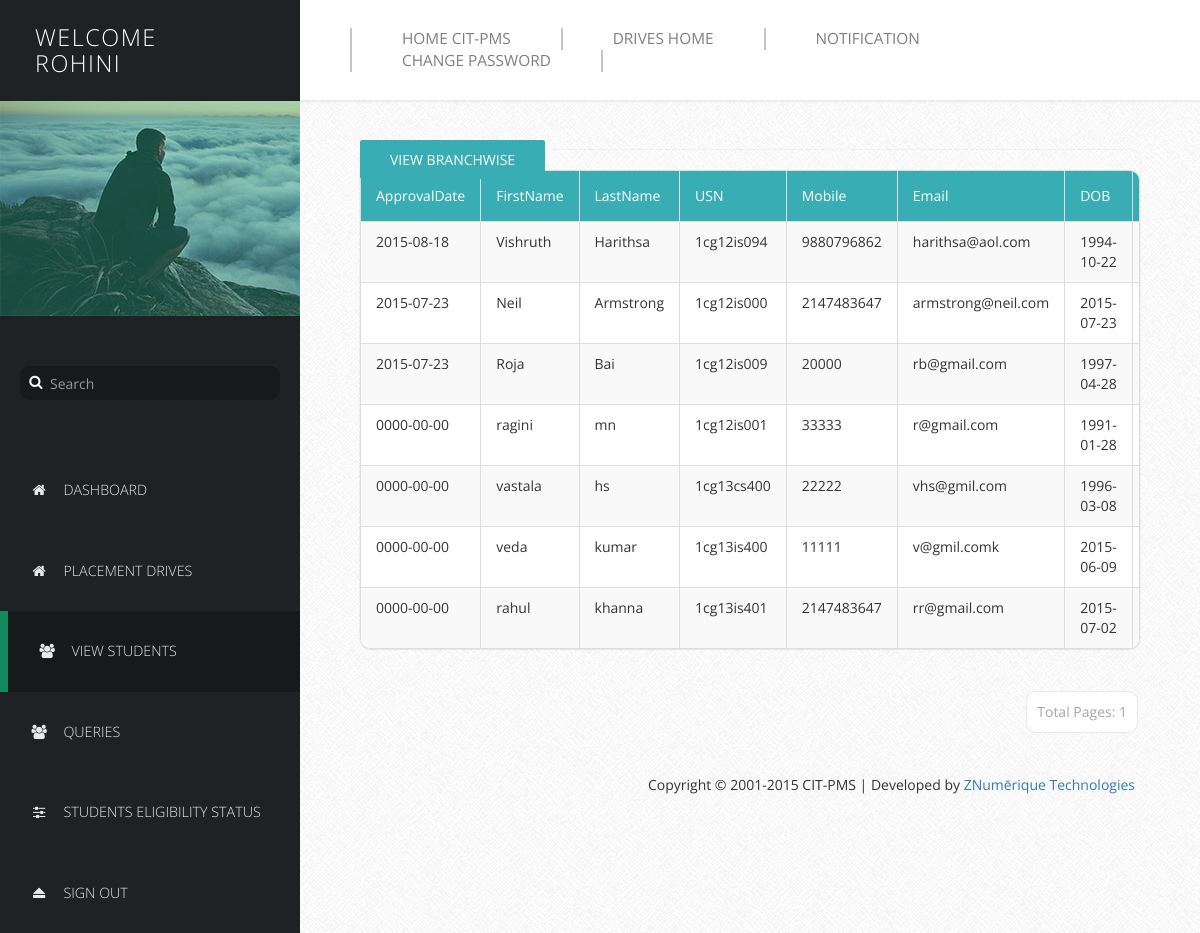
Page /Profilers/PProfile/manage-users.php (signed in) on the committed database.
### tables this page shows
CREATE TABLE IF NOT EXISTS `basicdetails` (
  `Id` int(11) NOT NULL AUTO_INCREMENT,
  `FirstName` varchar(25) NOT NULL,
  `LastName` varchar(25) NOT NULL,
  `USN` varchar(10) NOT NULL,
  `Mobile` bigint(11) NOT NULL,
  `Email` varchar(255) NOT NULL,
  `DOB` date NOT NULL,
  `Sem` int(11) NOT NULL,
  `Branch` varchar(15) NOT NULL,
  `SSLC` float NOT NULL,
  `PU/Dip` float NOT NULL,
  `BE` float NOT NULL,
  `Backlogs` int(11) NOT NULL,
  `HofBacklogs` tinyint(1) NOT NULL,
  `DetainYears` int(11) NOT NULL,
  `Approve` tinyint(1) NOT NULL DEFAULT '0',
  `ApprovalDate` date NOT NULL,
  PRIMARY KEY (`USN`),
  UNIQUE KEY `Id` (`Id`),
  UNIQUE KEY `USN_2` (`USN`,`Mobile`,`Email`)
);

### Profilers/PProfile/manage-users.php (the view, shortened to what this page needs)
<?php
  $conn = new mysqli("localhost", "root", "peter@272105", "details");
  $table_columns = array();
  $columns_result = $conn->query("SHOW COLUMNS FROM basicdetails");
  if ($columns_result) {
    while ($column = $columns_result->fetch_assoc()) {
      $table_columns[] = $column['Field'];
    }
  }
  $approve_column = null;
  $approval_candidates = ['Approve', 'Approved', 'Approval', 'IsApproved', 'Status'];
  foreach ($approval_candidates as $candidate) {
    if (in_array($candidate, $table_columns)) {
      $approve_column = $candidate;
      break;
    }
  }
  $date_column = null;
  $date_candidates = ['ApprovalDate', 'Date', 'CreatedDate', 'RegisteredDate', 'JoinDate', 'Updated'];
  foreach ($date_candidates as $candidate) {
    if (in_array($candidate, $table_columns)) {
      $date_column = $candidate;
      break;
    }
  }
?>
<!DOCTYPE html>
<html lang="en">
  <head>
    <link href="css/font-awesome.min.css" rel="stylesheet">
    <link href="css/bootstrap.min.css" rel="stylesheet">
    <link href="css/templatemo-style.css" rel="stylesheet">
  </head>
  <body>
    <div class="templatemo-flex-row">
      <div class="templatemo-sidebar">
        <header class="templatemo-site-header">
          <?php
            $Welcome = "Welcome";
            echo "<h1>" . $Welcome . "<br>". $_SESSION['pusername']. "</h1>";
            echo "<br>";
          ?>
        </header>
        <div class="profile-photo-container">
          <img src="images/profile-photo.jpg" alt="Profile Photo" class="img-responsive">
          <div class="profile-photo-overlay"></div>
        </div>
        <form class="templatemo-search-form" role="search">
          <div class="input-group">
            <button type="submit" class="fa fa-search"></button>
            <input type="text" class="form-control" placeholder="Search" name="srch-term" id="srch-term">
          </div>
        </form>
        <nav class="templatemo-left-nav">
          <ul>
            <li><a href="login.php"><i class="fa fa-home fa-fw"></i>Dashboard</a></li>
            <li><a href="Placement Drives.php"><i class="fa fa-home fa-fw"></i>Placement Drives</a></li>
            <li><a href="#" class="active"><i class="fa fa-users fa-fw"></i>View Students</a></li>
            <li><a href="queries.php"><i class="fa fa-users fa-fw"></i>Queries</a></li>
            <li><a href="Students Eligibility.php"><i class="fa fa-sliders fa-fw"></i>Students Eligibility Status</a></li>
            <li><a href="logout.php"><i class="fa fa-eject fa-fw"></i>Sign Out</a></li>
          </ul>
        </nav>
      </div>
      <div class="templatemo-content col-1 light-gray-bg">
        <div class="templatemo-top-nav-container">
          <div class="row">
            <nav class="templatemo-top-nav col-lg-12 col-md-12">
              <ul class="text-uppercase">
                <li><a href="../../Homepage/index.php">Home CIT-PMS</a></li>
                <li><a href="../../Drives/index.php">Drives Home</a></li>
                <li><a href="Notif.php">Notification</a></li>
                <li><a href="Change Password.php">Change Password</a></li>
              </ul>
            </nav>
          </div>
        </div>
        <div class="templatemo-content-container">
          <div class="templatemo-content-widget no-padding">
            <a href="bgo.php" class="templatemo-blue-button">View Branchwise</a>
            <div class="panel panel-default table-responsive">
              <table class="table table-striped table-bordered templatemo-user-table">
                <thead>
                  <tr>
                    <?php
                    $display_headers = ['ApprovalDate', 'FirstName', 'LastName', 'USN', 'Mobile',
                                       'Email', 'DOB', 'Sem', 'Branch', 'SSLC', 'PU/Dip', 'BE',
                                       'Backlogs', 'HofBacklogs', 'DetainYears'];
                    foreach ($display_headers as $header) {
                      echo '<td><a class="white-text templatemo-sort-by">' . $header . '</a></td>';
                    }
                    ?>
                  </tr>
                </thead>
                <tbody>
                  <?php
                    $num_rec_per_page = 15;
                    if (isset($_GET["page"])) {
                      $page = $_GET["page"];
                    } else {
                      $page = 1;
                    }
                    $start_from = ($page-1) * $num_rec_per_page;
                    if ($approve_column) {
                      if ($date_column) {
                        $sql = "SELECT * FROM basicdetails WHERE $approve_column='1' ORDER BY $date_column DESC LIMIT ?, ?";
                      } else {
                        $sql = "SELECT * FROM basicdetails WHERE $approve_column='1' LIMIT ?, ?";
                      }
                    } else {
                      if ($date_column) {
                        $sql = "SELECT * FROM basicdetails ORDER BY $date_column DESC LIMIT ?, ?";
                      } else {
                        $sql = "SELECT * FROM basicdetails LIMIT ?, ?";
                      }
                    }
                    try {
                      $stmt = $conn->prepare($sql);
                      $stmt->bind_param("ii", $start_from, $num_rec_per_page);
                      $stmt->execute();
                      $result = $stmt->get_result();
                      if ($result) {
                        while ($row = $result->fetch_assoc()) {
                          echo "<tr>";
                          foreach ($display_headers as $header) {
                            echo "<td>" . (isset($row[$header]) ? htmlspecialchars($row[$header]) : 'N/A') . "</td>";
                          }
                          echo "</tr>";
                        }
                      }
                    } catch (Exception $e) {
                      echo '<tr><td colspan="15">Error retrieving data: ' . $e->getMessage() . '</td></tr>';
                    }
                  ?>
                </tbody>
              </table>
            </div>
          </div>
          <div class="pagination-wrap">
            <ul class="pagination">
              <?php
                if ($approve_column) {
                  $sql_count = "SELECT COUNT(*) as total FROM basicdetails WHERE $approve_column='1'";
                } else {
                  $sql_count = "SELECT COUNT(*) as total FROM basicdetails";
                }
                try {
                  $result_count = $conn->query($sql_count);
                  $row_count = $result_count->fetch_assoc();
                  $total_records = $row_count['total'];
                  $totalpage = ceil($total_records / $num_rec_per_page);
                  $currentpage = (isset($_GET['page']) ? (int)$_GET['page'] : 1);
                  if ($currentpage >= 1 && $currentpage <= $totalpage) {
                    echo "<li><a>Total Pages: " . $totalpage . "</a></li>";
                  }
                } catch (Exception $e) {
                  echo "<li>Error with pagination: " . $e->getMessage() . "</li>";
                }
              ?>
            </ul>
          </div>
          <footer class="text-right">
            <p>Copyright &copy; 2001-2015 CIT-PMS | Developed by <a href="http://znumerique.azurewebsites.net" target="_parent">ZNumērique Technologies</a></p>
          </footer>
        </div>
      </div>
    </div>
  </body>
</html>

### Profilers/PProfile/css/templatemo-style.css (style rules this page uses)
* { font-family: 'Open Sans', sans-serif; }
body { font-size: 13px; }
body, .templatemo-left-nav { background: #1f2124; }
h1, h2, h3 { margin: 0; }
ul { list-style-type: none; margin: 0; padding: 0; }
nav li { font-size: 1.1em; list-style: none; text-transform: uppercase; }
.white-text { color: white; }
.light-gray-bg { font-family:"Trebuchet MS", "Myriad Pro", Arial, sans-serif; font-size:14px; background:#f4f4f4 url(../images/bg.png) repeat top left; color:#333; overflow-y:scroll; }
footer { padding: 15px; }
.templatemo-sidebar { width: 300px; }
.templatemo-site-header { margin: 25px 30px; }
.templatemo-site-header h1 { color: white; display: inline-block; font-size: 1.8em; font-weight: 300; letter-spacing: 1.5px; margin: 0 5px; text-transform: uppercase; vertical-align: middle; }
.profile-photo-container { position: relative; }
.profile-photo-overlay { background-color: rgba(4, 152, 114, 0.35); position: absolute; top: 0; left: 0; width: 100%; height: 100%; transition: all 0.3s ease; }
.templatemo-search-form { font-size: 1.1em; margin: 50px 20px; }
.templatemo-search-form .input-group { width: 100%; }
.templatemo-search-form .input-group .form-control { background-color: #18191b; border: none; border-radius: 10px; color: #DDD; padding-left: 30px; }
.templatemo-search-form .input-group { position: relative; }
.fa-search { height:32px; width:32px; border: none; cursor: pointer; color:white; background:transparent; position:absolute; top: 0; left: 0; z-index: 100; }
.templatemo-left-nav li { font-weight: 300; }
.templatemo-left-nav a.active, .templatemo-left-nav a:hover { background: #18191b; border-left: 8px solid #13895F; }
.templatemo-left-nav a { color: #e9e9ea; display: block; padding: 30px; transition: all 0.3s ease; }
.templatemo-left-nav .fa { margin-right: 15px; }
.templatemo-top-nav-container { background-color: white; padding: 28px 50px; box-shadow: 0px 0px 2px 2px rgba(161, 159, 159, 0.18); }
.templatemo-top-nav li { float: left; list-style: none; }
.templatemo-top-nav a { color: #7f7f7f; display: block; padding: 0 50px; border-left: 2px solid #c5c5c5; }
.templatemo-top-nav li:last-child a { border-right: 2px solid #c5c5c5; }
.templatemo-content { margin-top: 0px; min-height: 600px; padding: 0; overflow-x: hidden; }
.templatemo-content-container { padding: 40px 50px; }
.templatemo-flex-row { display: -webkit-flex; display: -ms-flexbox; display: flex; }
.col-1 { -webkit-flex: 1; -ms-flex: 1; flex: 1; }
.templatemo-content-widget { border-radius: 10px; padding: 30px; position: relative; margin: 10px; box-shadow: 0px 0px 1px 1px rgba(161, 159, 159, 0.1); }
.templatemo-content-widget.no-padding { padding: 0; }
.panel { border-radius: 10px; }
.pagination-wrap { margin-right: 10px; text-align: right; }
.pagination>li>a { border-color: #E9E8E8; color: #a6a6a6; margin: 2px; padding: 10px; }
.pagination>li>a, .pagination>li:first-child>a, .pagination>li:last-child>a { border-radius: 10px; }
.table { margin-bottom: 0; }
.table>tbody>tr>td { padding: 10px 15px; }
.table>thead>tr>td { padding: 15px; }
.templatemo-blue-button, .templatemo-white-button { border-radius: 2px; padding: 10px 30px; text-transform: uppercase; transition: all 0.3s ease; }
.templatemo-blue-button { background-color: #39ADB4; border: none; color: white; }
.templatemo-user-table thead { background-color: #39ADB4; color: white; }
.panel>.table-responsive:last-child>.table:last-child, .panel>.table:last-child { border-bottom-right-radius: 10px; border-bottom-left-radius: 10px; }
.panel>.table:first-child { border-top-left-radius: 10px; border-top-right-radius: 10px; }
@media only screen and (min-width: 768px) { .templatemo-left-nav { display: block !important; } }

### rows in the picture
basicdetails: ApprovalDate "2015-08-18", FirstName "Vishruth", LastName "Harithsa", USN "1cg12is094", Mobile "9880796862", Email "harithsa@aol.com", DOB "1994-10-22"
basicdetails: ApprovalDate "2015-07-23", FirstName "Neil", LastName "Armstrong", USN "1cg12is000", Mobile "2147483647", Email "armstrong@neil.com", DOB "2015-07-23"
basicdetails: ApprovalDate "2015-07-23", FirstName "Roja", LastName "Bai", USN "1cg12is009", Mobile "20000", Email "rb@gmail.com", DOB "1997-04-28"
basicdetails: ApprovalDate "0000-00-00", FirstName "ragini", LastName "mn", USN "1cg12is001", Mobile "33333", Email "r@gmail.com", DOB "1991-01-28"
basicdetails: ApprovalDate "0000-00-00", FirstName "vastala", LastName "hs", USN "1cg13cs400", Mobile "22222", Email "vhs@gmil.com", DOB "1996-03-08"
basicdetails: ApprovalDate "0000-00-00", FirstName "veda", LastName "kumar", USN "1cg13is400", Mobile "11111", Email "v@gmil.comk", DOB "2015-06-09"
basicdetails: ApprovalDate "0000-00-00", FirstName "rahul", LastName "khanna", USN "1cg13is401", Mobile "2147483647", Email "rr@gmail.com", DOB "2015-07-02"

### other values in the picture
$Welcome "WELCOME"
$_SESSION['pusername'] "ROHINI"
$header "ApprovalDate"
$header "FirstName"
$header "LastName"
$header "USN"
$header "Mobile"
$header "Email"
$header "DOB"
$totalpage "1"
